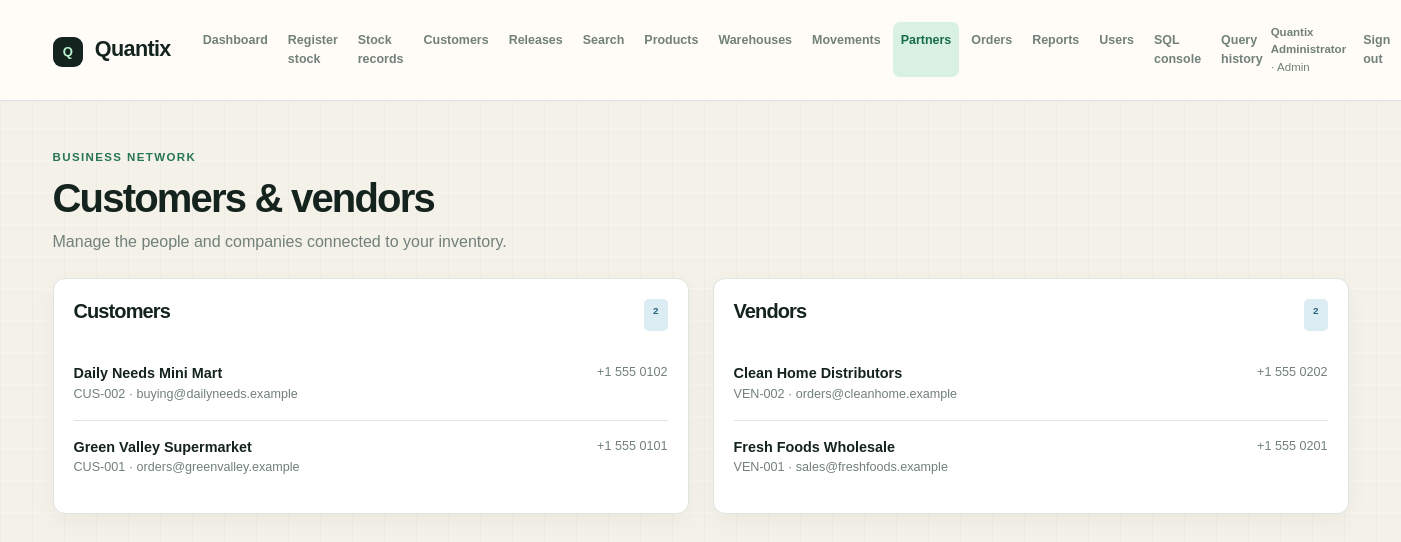
Page /partners.php (signed in) on the committed database.
### tables this page shows
CREATE TABLE IF NOT EXISTS customers (
    id INT UNSIGNED AUTO_INCREMENT PRIMARY KEY,
    name VARCHAR(160) NOT NULL,
    code VARCHAR(40) NOT NULL UNIQUE,
    email VARCHAR(160) NULL,
    phone VARCHAR(40) NULL,
    address VARCHAR(255) NULL,
    created_at TIMESTAMP DEFAULT CURRENT_TIMESTAMP
);

CREATE TABLE IF NOT EXISTS vendors (
    id INT UNSIGNED AUTO_INCREMENT PRIMARY KEY,
    name VARCHAR(160) NOT NULL,
    code VARCHAR(40) NOT NULL UNIQUE,
    email VARCHAR(160) NULL,
    phone VARCHAR(40) NULL,
    address VARCHAR(255) NULL,
    created_at TIMESTAMP DEFAULT CURRENT_TIMESTAMP
);

### db.php (called while the page is built, shortened)
<?php
function e(string|int|float|null $value): string
{
    return htmlspecialchars((string) $value, ENT_QUOTES, 'UTF-8');
}

### partners.php (the view, shortened to what this page needs)
<?php
require __DIR__ . '/db.php';
require __DIR__ . '/layout.php';
$database = db();
$customers = $database->query('SELECT * FROM customers ORDER BY name')->fetchAll();
$vendors = $database->query('SELECT * FROM vendors ORDER BY name')->fetchAll();
?><div class="mb-4"><p class="eyebrow mb-2">Business network</p><h1 class="display-6 fw-semibold mb-2">Customers & vendors</h1><p class="text-secondary mb-0">Manage the people and companies connected to your inventory.</p></div><div class="row g-4"><section class="col-lg-6"><div class="panel"><div class="d-flex justify-content-between mb-3"><h2 class="h5">Customers</h2><span class="badge text-bg-light"><?= count($customers) ?></span></div><?php foreach ($customers as $customer): ?><div class="stock-item"><div><strong><?= e($customer['name']) ?></strong><small class="d-block text-secondary"><?= e($customer['code']) ?> · <?= e($customer['email']) ?></small></div><span class="text-secondary small"><?= e($customer['phone']) ?></span></div><?php endforeach; ?></div></section><section class="col-lg-6"><div class="panel"><div class="d-flex justify-content-between mb-3"><h2 class="h5">Vendors</h2><span class="badge text-bg-light"><?= count($vendors) ?></span></div><?php foreach ($vendors as $vendor): ?><div class="stock-item"><div><strong><?= e($vendor['name']) ?></strong><small class="d-block text-secondary"><?= e($vendor['code']) ?> · <?= e($vendor['email']) ?></small></div><span class="text-secondary small"><?= e($vendor['phone']) ?></span></div><?php endforeach; ?></div></section></div><?php pageEnd(); ?>

### assets/app.css (style rules this page uses)
:root { --ink: #17211f; --muted: #71807a; --mint: #b9f3d0; --cream: #f6f5ef; --line: #e4e9e5; }
body { background: var(--cream); color: var(--ink); font-family: Georgia, 'Times New Roman', serif; }
:root { --ink: #15231f; --ink-soft: #40514a; --muted: #718079; --paper: #f4f1e9; --surface: #fffdf8; --line: #dfe5df; --green: #176b4d; --green-soft: #d9f1e2; --coral: #ef795c; --coral-soft: #ffe0d5; --blue-soft: #dcecf3; --shadow: 0 18px 45px rgba(21, 35, 31, .07); }
* { box-sizing: border-box; }
body { min-height: 100vh; background-color: var(--paper); background-image: linear-gradient(rgba(255, 255, 255, .28) 1px, transparent 1px), linear-gradient(90deg, rgba(21, 35, 31, .025) 1px, transparent 1px); background-size: 32px 32px; color: var(--ink); font-family: 'Manrope', sans-serif; }
.navbar-text, .small, small, .metric-label, .eyebrow, table, .form-label, .form-control, .form-select, .btn, .badge { font-family: 'Manrope', sans-serif; }
.eyebrow { color: var(--green); font-size: .67rem; font-weight: 800; letter-spacing: .14em; text-transform: uppercase; }
h1, h2, h3, .navbar-brand { letter-spacing: -.045em; }
h1 { color: var(--ink); font-weight: 800 !important; }
.text-secondary { color: var(--muted) !important; }
.metric, .panel { background: rgba(255, 253, 248, .94); border: 1px solid var(--line); border-radius: 14px; box-shadow: var(--shadow); }
.panel { padding: 1.35rem; }
.panel h2 { font-weight: 800; }
.stock-item { display: flex; justify-content: space-between; gap: 1rem; padding: 1rem 0; border-bottom: 1px solid var(--line); font-size: .82rem; }
.stock-item:last-child { border-bottom: 0; }
.stock-item strong { color: var(--ink); }
.stock-item small { color: var(--muted); }
.badge { border-radius: 5px; font-size: .62rem; letter-spacing: .03em; padding: .42rem .55rem; }
.text-bg-light { background: var(--blue-soft) !important; color: #28657c !important; }
.navbar-text, .small, small, .metric-label, .eyebrow, table { font-family: Arial, sans-serif; }
.eyebrow { color: #267553; font-size: .72rem; font-weight: 700; letter-spacing: .12em; text-transform: uppercase; }
h1 { letter-spacing: -.045em; }
.metric, .panel { background: #fff; border: 1px solid var(--line); border-radius: 12px; box-shadow: 0 8px 24px rgba(23,33,31,.04); }
.panel { padding: 1.25rem; }
.stock-item { display: flex; justify-content: space-between; gap: 1rem; padding: 1rem 0; border-bottom: 1px solid var(--line); font-family: Arial, sans-serif; font-size: .9rem; }

### rows in the picture
customers: name "Daily Needs Mini Mart", code "CUS-002", email "buying@dailyneeds.example", phone "+1 555 0102"
customers: name "Green Valley Supermarket", code "CUS-001", email "orders@greenvalley.example", phone "+1 555 0101"
vendors: name "Clean Home Distributors", code "VEN-002", email "orders@cleanhome.example", phone "+1 555 0202"
vendors: name "Fresh Foods Wholesale", code "VEN-001", email "sales@freshfoods.example", phone "+1 555 0201"

### other values in the picture
$label "Dashboard"
$label "Register stock"
$label "Stock records"
$label "Customers"
$label "Releases"
$label "Search"
$label "Products"
$label "Warehouses"
$label "Movements"
$label "Partners"
$label "Orders"
$label "Reports"
$label "Users"
$label "SQL console"
$label "Query history"
